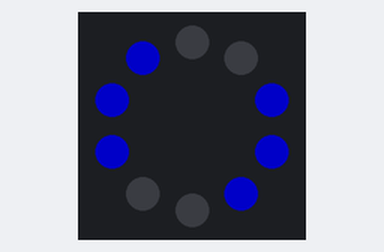
A program run on a simulated Circuit Playground running CircuitPython. Shown: the board's ring of 10 RGB LEDs (number 0 left of the top, counting anticlockwise). Dim RGB values are drawn brighter than linear.

Above: at 0.05 s.
At 11.26 s:
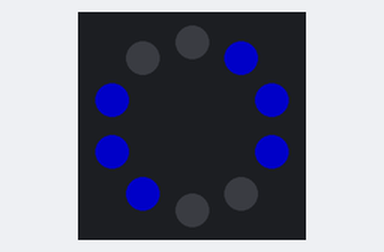
At 23.07 s:
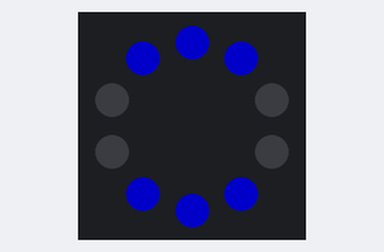
At 45.18 s:
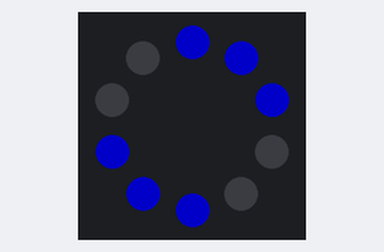
At 90.8 s:
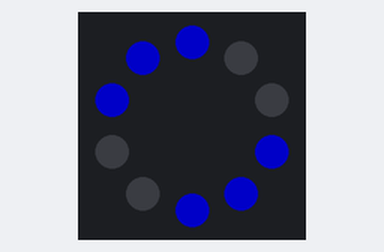

The program:

DoubleChase.py
```python
import neopixel
from adafruit_circuitplayground import cp
from adafruit_led_animation.animation.chase import Chase
from adafruit_led_animation.sequence import AnimationSequence

BLUE = (0, 0, 100)

animations = AnimationSequence(
    Chase(cp.pixels, 0.1, size=3, spacing=2, color= BLUE),
)

while True:
    animations.animate()
```
